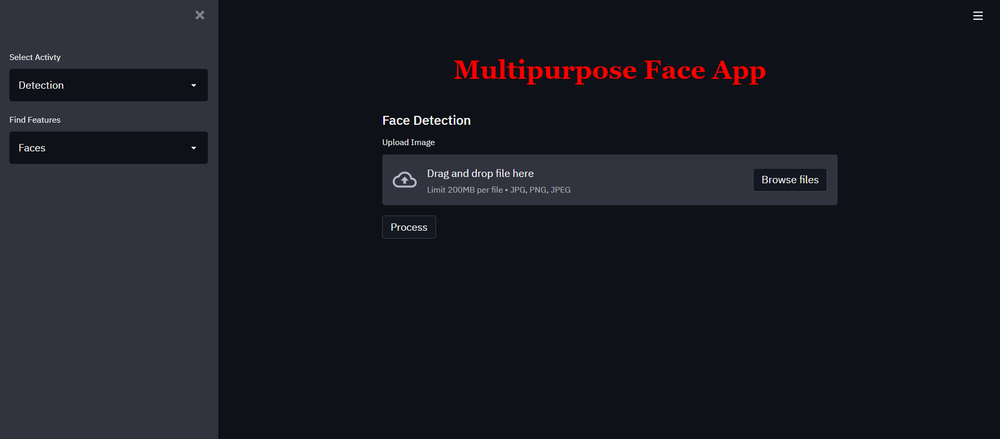
#> input picture EmptyScreen.png, 1000 x 439 px, shrunk from 1915 x 841 before the run
$ python -i app.py   (imports and definitions only)
#> lines starting #> are read from the running program, lines starting #| are printed output that depends on the picture; after the words box and inside, x2 and y2 are one past the last pixel; in counts of white or black regions, pixels touching at a corner belong together
#> further down, picture is the input picture: PIL image 1000x439 RGBA; mean R, G, B, A 24.3, 25.8, 33.2, 255
import cv2
import numpy as np
import streamlit as st
from PIL import Image,ImageEnhance

# [1 line not run here, left out]

# [4 lines left out: function load_image, not called in this run]

face_cascade = cv2.CascadeClassifier(cv2.data.haarcascades + "haarcascade_frontalface_default.xml")
eye_cascade = cv2.CascadeClassifier(cv2.data.haarcascades + "haarcascade_eye.xml")
smile_cascade = cv2.CascadeClassifier(cv2.data.haarcascades + "haarcascade_smile.xml")


# [31 lines left out: functions detect_faces, detect_eyes, detect_smiles, not called in this run]

def cartonize_image(our_image):
	new_img = np.array(our_image.convert('RGB'))
	img = cv2.cvtColor(new_img,1)
	gray = cv2.cvtColor(new_img, cv2.COLOR_BGR2GRAY)
	# Edges
	gray = cv2.medianBlur(gray, 5)
	edges = cv2.adaptiveThreshold(gray, 255, cv2.ADAPTIVE_THRESH_MEAN_C, cv2.THRESH_BINARY, 9, 9)
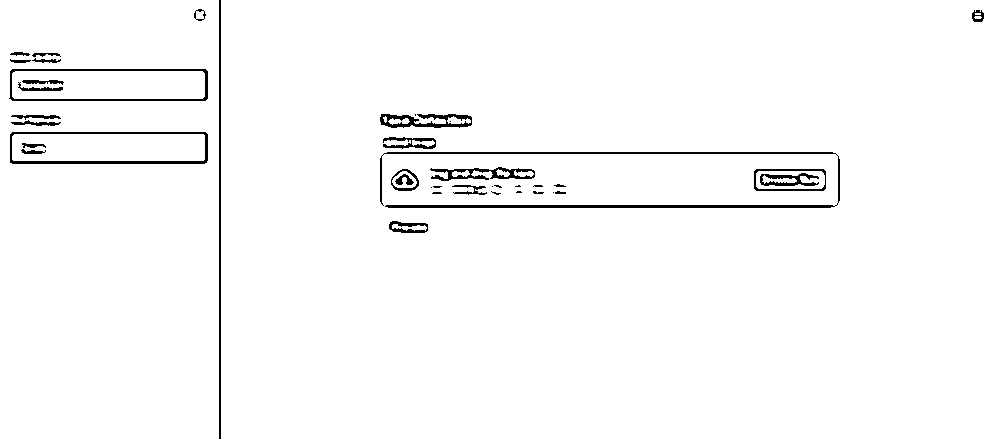
#> edges: shape (439, 1000); 97.8% white; black in thin lines or dots
	#Color
	color = cv2.bilateralFilter(img, 9, 300, 300)
	#Cartoon
	cartoon = cv2.bitwise_and(color, color, mask=edges)
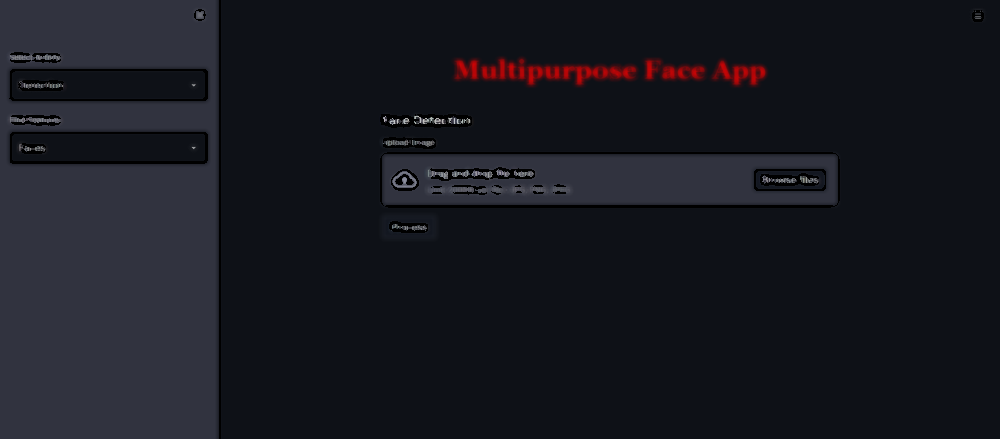
#> cartoon: shape (439, 1000, 3); mean R, G, B 23.4, 24.9, 32.1

	return cartoon


# [101 lines left out: functions cannize_image, main, not called in this run]


# [2 lines not run here, left out]

>>> from PIL import Image
>>> picture = Image.open('EmptyScreen.png')
>>> result = cartonize_image(picture)

$ run again, on contrast.png
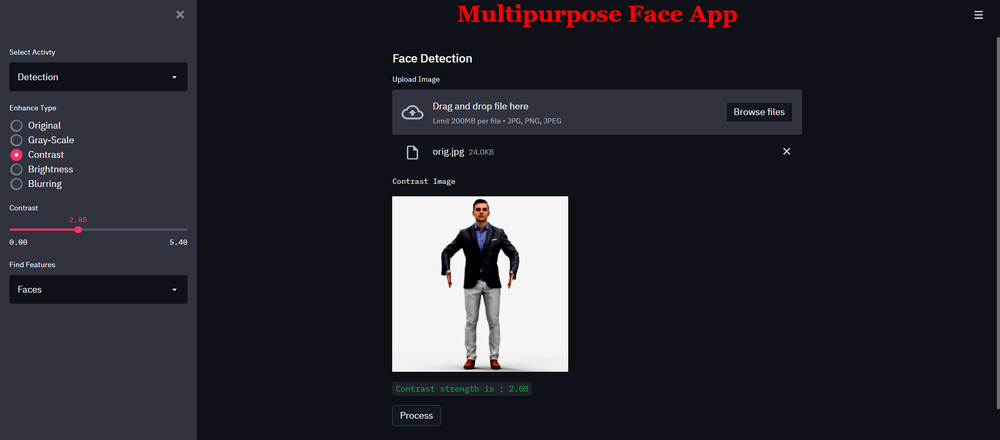
#> input picture contrast.png, 1000 x 440 px, shrunk from 1920 x 845 before the run
#> picture is the input picture: PIL image 1000x440 RGBA; mean R, G, B, A 38, 39.3, 46.1, 255
#> in cartonize_image, `edges = cv2.adaptiveThreshold(gray, 255, cv2.ADAPTIVE_THRESH_MEAN_C, c..`:
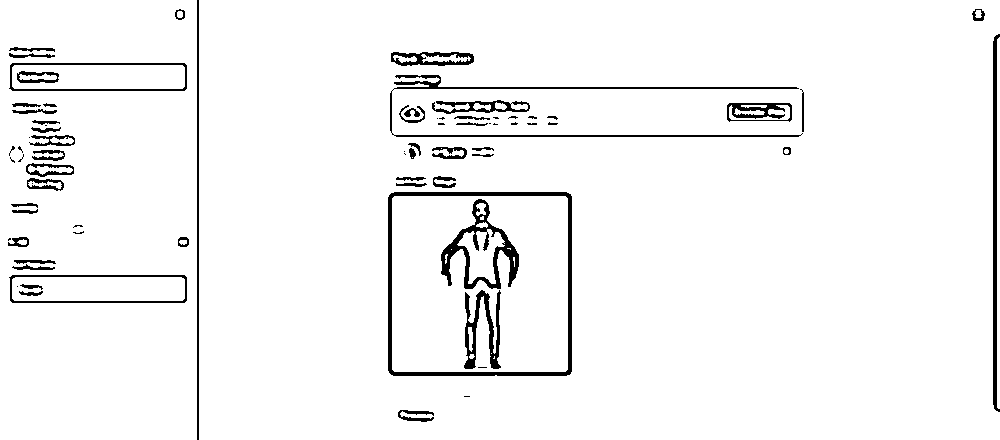
#> edges: shape (440, 1000); 95.9% white; 75 black regions (25 under 20 px), largest, box (x1, y1, x2, y2) and area: (388, 192, 572, 376) 2846, (390, 75, 803, 137) 1981, (441, 199, 519, 289) 1926
#> in cartonize_image, `cartoon = cv2.bitwise_and(color, color, mask=edges)`:
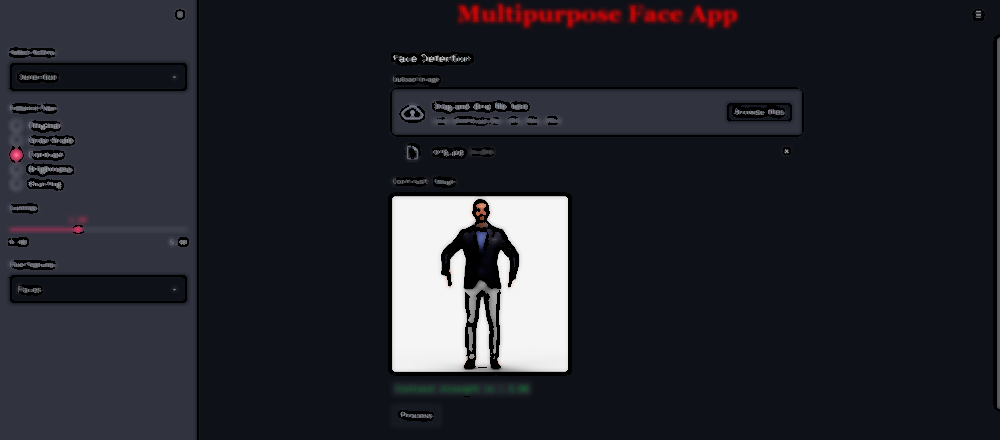
#> cartoon: shape (440, 1000, 3); mean R, G, B 36, 37.3, 43.8
